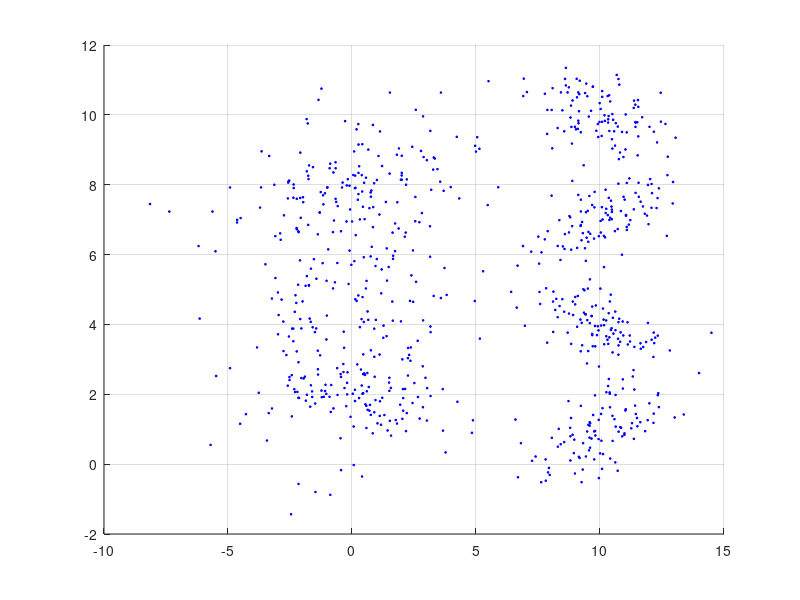

This figure's MATLAB source:
clc; clear; % 초기화
load HW5Data_1 data; % HW5Data_1 data 로드
scatter(data(:,1), data(:,2), 3, [0 0 1], '*') % scatter 를 이용하여 data 산점도 표시(파란색 *)
grid on;